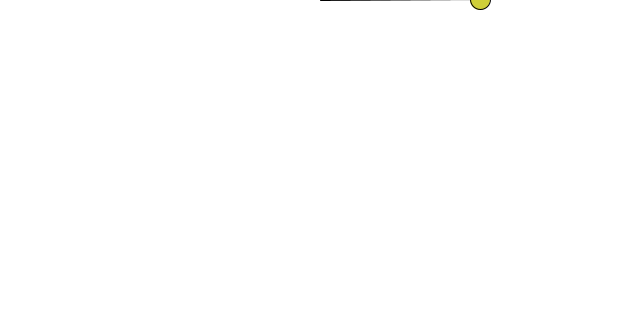
Frame 1 (no input)
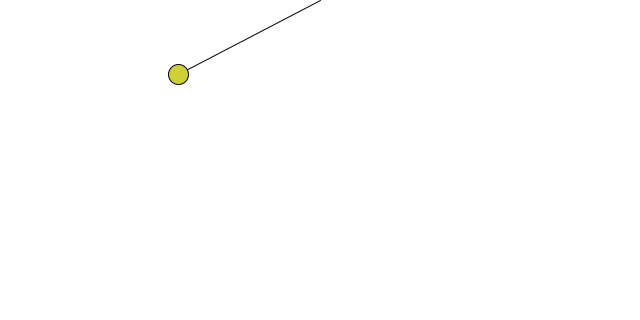
Frame 60 (the mouse pressed at the canvas centre just before this capture)
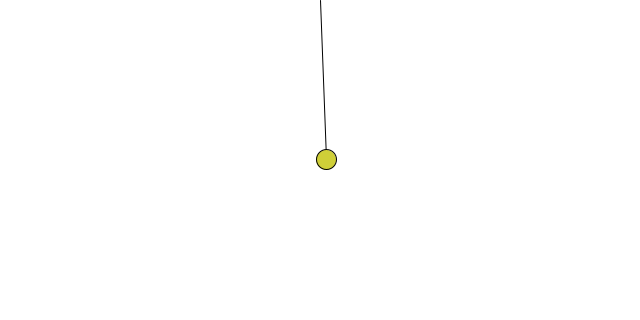
Frame 120 (the mouse held since frame 60 and released just before this capture)

The Processing sketch that drew these frames (run headless with seeded random() and noise(); from frame 60 on, the mouse is pressed at the canvas centre):

// Processing sketch: simulador_pendulo
// ── simulador_pendulo.pde
PVector origen;
PVector esfera;
float magnitud;

float angulo = PI/2;
float aVel = 0; // Velocidad angular.
float aAcc = 0; // Aceleracion angular.

float G = 0.9;

void setup() {
  size(640, 320);

  magnitud = 160;
  origen = new PVector(width/2, 0);
  esfera = new PVector(width/2, magnitud);
}

void draw() {
  background(255);

  esfera.x = origen.x + magnitud * sin(angulo); // Calcula la coordenada en X de la esfera.
  esfera.y = origen.y + magnitud * cos(angulo); // Calcula la coordenada en Y de la esfera.

  line(origen.x, origen.y, esfera.x, esfera.y);
  fill(207,207,56);
  ellipse(esfera.x, esfera.y, 20, 20);

  aAcc = (-1 * G / magnitud) * sin(angulo); // Calcula la aceleracion de la esfera.

  angulo += aVel;
  aVel += aAcc;
  
  aVel *= 0.99; // Reduce la velocidad 1% cada vez.
}
